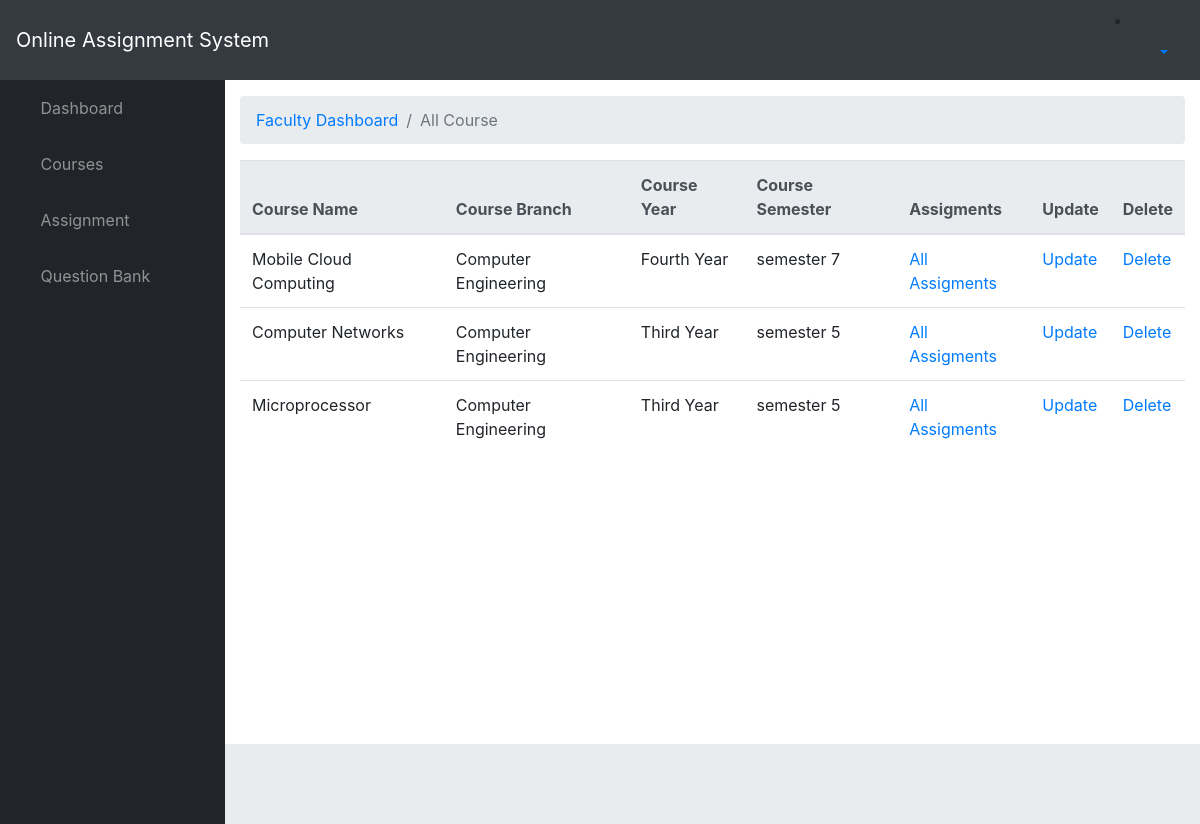
Page /assignment/course_list/ (signed in) on the committed database.
### assignment/models.py (models this page shows, shortened)
class Course(models.Model):
    name = models.CharField(max_length = 50)
    branch = models.ForeignKey(Branch,on_delete = models.SET_NULL,blank=True,null=True)
    faculty = models.ForeignKey(Faculty ,on_delete = models.SET_NULL,blank=True,null=True)
    year = models.ForeignKey(StudyYear ,on_delete = models.SET_NULL,blank=True,null=True)
    semester = models.ForeignKey(Semester ,on_delete = models.SET_NULL,blank=True,null=True )

class Branch(models.Model):
    name = models.CharField(max_length = 50 , help_text = "Example Computer Engineering")
    def __str__(self):
        return self.name

class StudyYear(models.Model):
    year = models.CharField(max_length = 50 , help_text = "Enter in this format First Year , Second Year, etc.")
    def __str__(self):
        return self.year

class Semester(models.Model):
    sem = models.IntegerField()
    def __str__(self):
        return f'semester {self.sem}'

### assignment/views.py (the view)
# urls.py: path('course_list/',views.CourseListView.as_view(),name='ViewCourse'),
class CourseListView(generic.ListView):
    model = Course
    template_name = "Faculty_Dashboard/course_list.html"
    context_object_name = 'course_list'
    paginate_by = 10
    def get_queryset(self):
        faculty = Faculty.objects.get(user=self.request.user)
        return Course.objects.filter(faculty=faculty)

### assignment/templates/Faculty_Dashboard/course_list.html
{% extends "./base.html" %}
{% block breadcrumb%}
<li class="breadcrumb-item active">All Course</li>
{%endblock%}
{% block content %}
{% if course_list %}
  <table class="table">
    <thead class="thead-light">
      <tr>
        <th scope="col">Course Name</th>
        <th scope="col">Course Branch</th>
        <th scope="col">Course Year</th>
        <th scope="col">Course Semester</th>
        <th scope="col">Assigments</th>
        <th scope="col">Update</th>
        <th scope="col">Delete</th>
      </tr>
    </thead>
    <tbody>
      {% for course in course_list %}
      <tr>
        <td>{{ course.name }}</td>
        <td>{{ course.branch }}</td>
        <td>{{ course.year }}</td>
        <td>{{ course.semester }}</td>
        <td><a href="{% url 'course_detail' course.id %}">All Assigments</a></td>
        <td> <a href="{% url 'UpdateCourse' course.id %}">Update</a> </td>
        <td> <a onclick="return confirm('Are you sure?');" href="{% url 'DeleteCourse' course.id %}">Delete</a></td>
      </tr>
    {% endfor %}
    </tbody>
  </table>
  {% else %}
    <p>There are no course added yet !</p>
  {% endif %}
{% endblock %}

### rows in the picture
Course: name "Mobile Cloud Computing", branch "Computer Engineering", year "Fourth Year", semester "semester 7"
Course: name "Computer Networks", branch "Computer Engineering", year "Third Year", semester "semester 5"
Course: name "Microprocessor", branch "Computer Engineering", year "Third Year", semester "semester 5"
